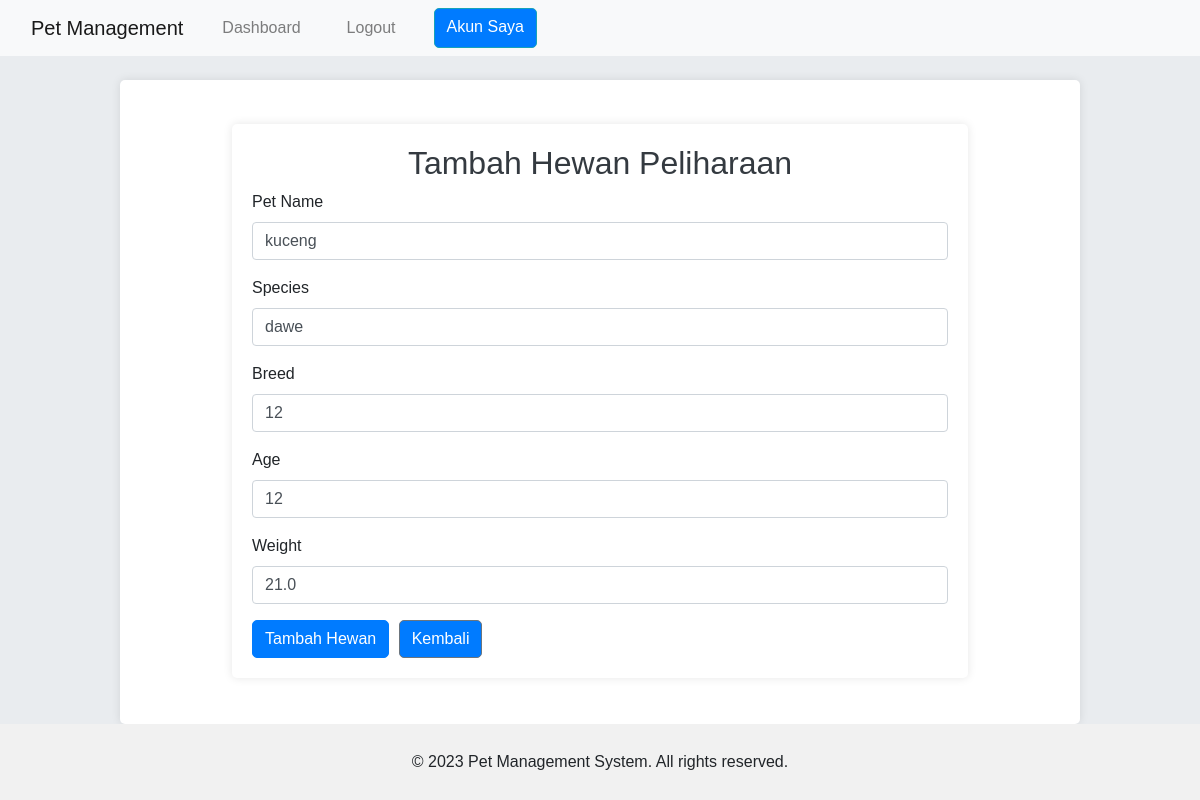
Screenshot of /edit_pet/2 (signed in) with the database file from the repository.
### app.py (models this page shows)
class Pet(db.Model):
    id = db.Column(db.Integer, primary_key=True)
    name = db.Column(db.String(100), nullable=False)
    species = db.Column(db.String(50), nullable=False)
    breed = db.Column(db.String(50))
    age = db.Column(db.Integer)
    weight = db.Column(db.Float)
    owner_id = db.Column(db.Integer, db.ForeignKey('owner.id'), nullable=False)

### app.py (the view, shortened to what this page needs)
@app.route('/edit_pet/<int:pet_id>', methods=['GET', 'POST'])
@login_required
def edit_pet(pet_id):
    pet = Pet.query.get_or_404(pet_id)
    form = PetForm(obj=pet)
    return render_template('add_pet.html', form=form, title='Edit Pet')

### forms.py
class PetForm(FlaskForm):
    name = StringField('Pet Name', validators=[DataRequired()])
    species = StringField('Species', validators=[DataRequired()])
    breed = StringField('Breed')
    age = IntegerField('Age')
    weight = FloatField('Weight')
    submit = SubmitField('Add Pet')

### app.py (called while the page is built)
@login_manager.user_loader
def load_user(user_id):
    return Owner.query.get(int(user_id))

### templates/add_pet.html (shortened to what this page needs)
{% extends 'base.html' %} {% block content %}
<div class="container mt-4">
  <h2 class="text-center">Tambah Hewan Peliharaan</h2>
  <form method="POST" onsubmit="return validateForm()">
    <div class="form-group">
      {{ form.name.label(class="form-label") }} {{
      form.name(class="form-control", placeholder="Masukkan nama hewan") }}
    </div>
    <div class="form-group">
      {{ form.species.label(class="form-label") }} {{
      form.species(class="form-control", placeholder="Masukkan spesies") }}
    </div>
    <div class="form-group">
      {{ form.breed.label(class="form-label") }} {{
      form.breed(class="form-control", placeholder="Masukkan ras") }}
    </div>
    <div class="form-group">
      {{ form.age.label(class="form-label") }} {{ form.age(class="form-control",
      placeholder="Masukkan usia") }}
    </div>
    <div class="form-group">
      {{ form.weight.label(class="form-label") }} {{
      form.weight(class="form-control", placeholder="Masukkan berat") }}
    </div>
    <button type="submit" class="btn btn-primary">Tambah Hewan</button>
    <a href="{{ url_for('dashboard') }}" class="btn btn-secondary">Kembali</a>
  </form>
</div>
{% endblock %}

### static/style.css (style rules this page uses)
body { font-family: Arial, sans-serif; margin: 0; padding: 0; background-color: #e9ecef; display: flex; flex-direction: column; min-height: 100vh; }
.container { width: 80%; margin: auto; overflow: hidden; padding: 20px; background: #fff; border-radius: 5px; box-shadow: 0 0 10px rgba(0, 0, 0, 0.1); }
h2 { color: #343a40; }
.btn { margin-right: 5px; background-color: #007bff; color: white; border-radius: 5px; }
.text-center { text-align: center; }

### rows the page displays
Pet: name "kuceng", species "dawe", breed "12", age "12", weight "21.0"
